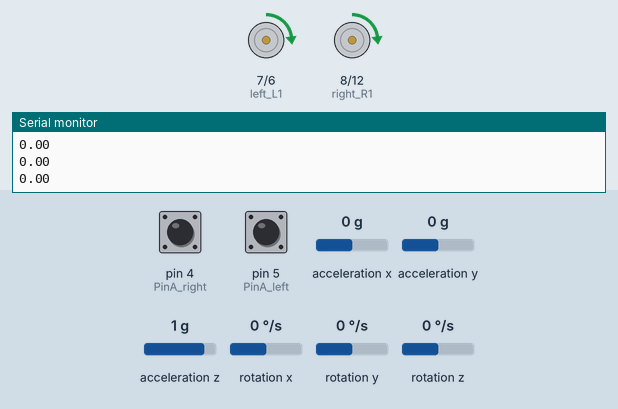
A sketch run on a simulated Arduino Uno, built with avr-gcc and run on an emulated ATmega328P. On the bench: motor-driver pin pairs drawn as motors (green arrow = first pin HIGH = forward, orange = second pin HIGH = backward, longer = more drive, scaled by the enable pin), the last lines printed to the serial monitor. Inputs (shaded band) come from the test bench; at power-on: rotation x 0 °/s, acceleration y 0 g, acceleration z 1 g, pin 4 (PinA_right) LOW, pin 5 (PinA_left) LOW, acceleration x 0 g, rotation y 0 °/s, rotation z 0 °/s.

Above: at 2.7 s.
2.8 s: rotation x set to -84 °/s
At 3.9 s:
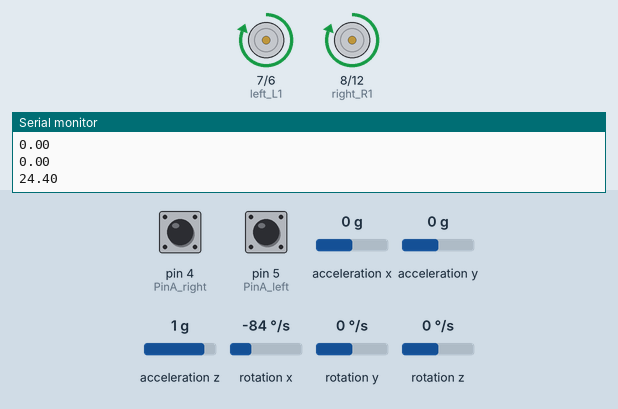
5.8 s: acceleration y set to 0.8 g
7.5 s: rotation x set to -192 °/s
At 10.0 s:
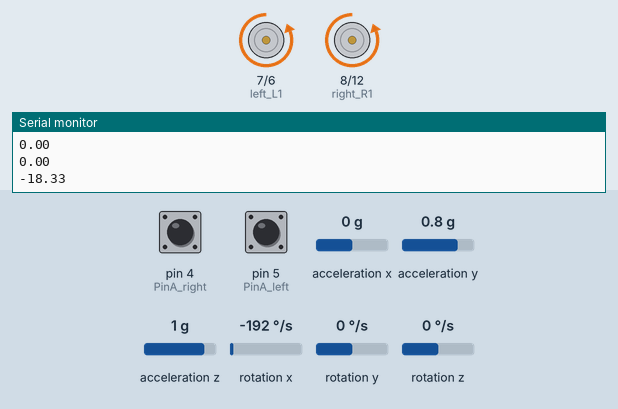
10.5 s: acceleration z set to 0.4 g
13.1 s: acceleration z set to 0.1 g
At 14.0 s:
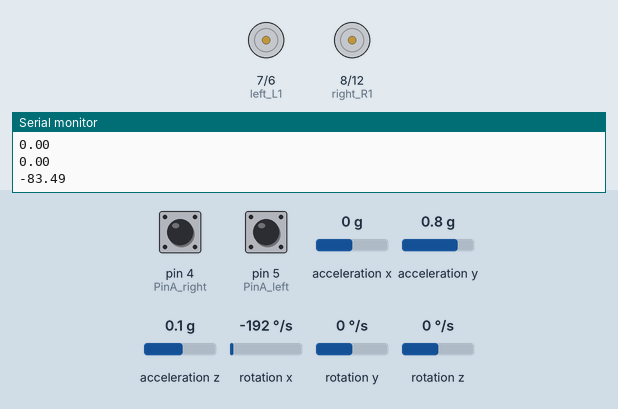
15.1 s: acceleration z set to 0.8 g
At 15.6 s:
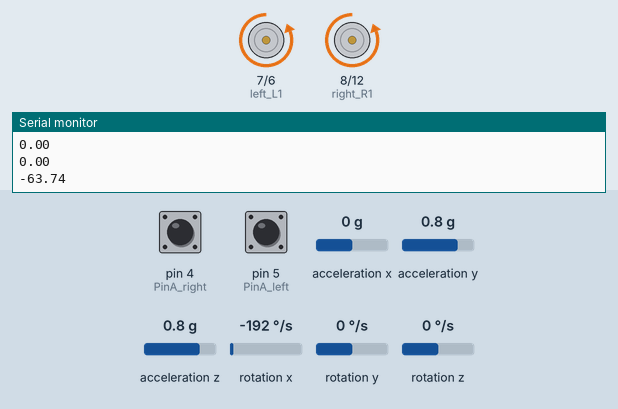
Timing chart, 0 to 17.7 s (numbered marks = the images above; inputs shaded):
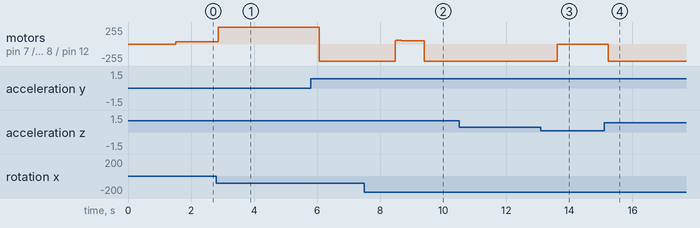

Measured:
- the behaviour switches between 0.3 and 0.2 g on acceleration z (found by bisection; images 2 and 3)
- after the input at 2.8 s, motor on pin 7 (left_L1) / pin 6 (left_L2), motor on pin 8 (right_R1) / pin 12 (right_R2): forward 34/255 → forward 255/255 after 0.07 s
- after the input at 7.5 s, motor on pin 7 (left_L1) / pin 6 (left_L2), motor on pin 8 (right_R1) / pin 12 (right_R2): rises from backward 255/255 to forward 58/255 in 0.08 s, then falls to backward 255/255 in 0.84 s
- after the input at 13.1 s, motor on pin 7 (left_L1) / pin 6 (left_L2), motor on pin 8 (right_R1) / pin 12 (right_R2): backward 255/255 → stopped after 0.52 s
- after the input at 15.1 s, motor on pin 7 (left_L1) / pin 6 (left_L2), motor on pin 8 (right_R1) / pin 12 (right_R2): stopped → backward 255/255 after 0.13 s

The sketch:

10_Speed_loop.ino
```cpp
#include <MsTimer2.h>        //internal timer 2
#include <PinChangeInt.h>    //This library file can make all pins on the UNO board as external interrupts.
#include <MPU6050.h>      //MPU6050 library
#include <Wire.h>        //IIC library

MPU6050 mpu6050;     //Instantiate an MPU6050 object; name mpu6050
int16_t ax, ay, az, gx, gy, gz;     // Define three-axis acceleration, three-axis gyroscope variables

//TB6612 pins
const int right_R1=8;
const int right_R2=12;
const int PWM_R=10;
const int left_L1=7;
const int left_L2=6;
const int PWM_L=9;

///////////////////////angle parameters//////////////////////////////
float angle_X; //Calculate the tilt angle variable about the X axis from the acceleration
float angle_Y; //Calculate the tilt angle variable about the Y axis from the acceleration
float angle0 = 1; //Actual measured angle (ideally 0 degrees)
float Gyro_x,Gyro_y,Gyro_z;  //Angular angular velocity by gyroscope calculation
///////////////////////angle parameters//////////////////////////////

///////////////////////Kalman_Filter////////////////////////////
float Q_angle = 0.001;  //Covariance of gyroscope noise
float Q_gyro = 0.003;    //Covariance of gyroscope drift noise
float R_angle = 0.5;    //Covariance of accelerometer
char C_0 = 1;
float dt = 0.005; // The value of dt is the filter sampling time.
float K1 = 0.05; //a function containing the Kalman gain is used to calculate the deviation of the optimal estimate
float K_0,K_1,t_0,t_1;
float angle_err;
float q_bias;    //Gyro drift

float accelz = 0;
float angle;
float angleY_one;
float angle_speed;

float Pdot[4] = { 0, 0, 0, 0};
float P[2][2] = {{ 1, 0 }, { 0, 1 }};
float  PCt_0, PCt_1, E;
//////////////////////Kalman_Filter/////////////////////////

//////////////////////PID parameters///////////////////////////////
double kp = 34, ki = 0, kd = 0.62;                   //angle loop parameters
double kp_speed = 3.6, ki_speed = 0.080, kd_speed = 0;   // speed loop parameters
double setp0 = 0; //angle balance point
int PD_pwm;  //angle output
float pwm1=0,pwm2=0;

//////////////////Interrupt speed measurement/////////////////////////////
#define PinA_left 5  //external interrupts
#define PinA_right 4   //external interrupts
volatile long count_right = 0;//Used to calculate the pulse value calculated by the Hall encoder (the volatile long type is to ensure the value is valid)
volatile long count_left = 0;
int speedcc = 0;
//////////////////////pulse calculation/////////////////////////
int lz = 0;
int rz = 0;
int rpluse = 0;
int lpluse = 0;
int pulseright,pulseleft;
////////////////////////////////PI variable parameters//////////////////////////
float speeds_filterold=0;
float positions=0;
int flag1;
double PI_pwm;
int cc;
int speedout;
float speeds_filter;

void setup()
{
  // set the pins of motor to OUTPUT
  pinMode(right_R1,OUTPUT);
  pinMode(right_R2,OUTPUT);
  pinMode(left_L1,OUTPUT);
  pinMode(left_L2,OUTPUT);
  pinMode(PWM_R,OUTPUT);
  pinMode(PWM_L,OUTPUT);

  //assign initial state value
  digitalWrite(right_R1,1);
  digitalWrite(right_R2,0);
  digitalWrite(left_L1,0);
  digitalWrite(left_L2,1);
  analogWrite(PWM_R,0);
  analogWrite(PWM_L,0);

  pinMode(PinA_left, INPUT);  //speed code wheel input
  pinMode(PinA_right, INPUT);

  // join I2C bus
  Wire.begin();                            //join I2C bus sequence
  Serial.begin(9600);                       //open the serial monitor to set the baud rate to 9600
  delay(1500);
  mpu6050.initialize();                       //initialize MPU6050
  delay(2);

  //5ms; use timer2 to set timer interruption (note：using timer2 will affect the PWM output of pin3 pin11)
  MsTimer2::set(5, DSzhongduan);    //5ms ; execute the function DSzhongduan once
  MsTimer2::start();    //start interrupt
}

void loop()
{
  Serial.println(angle);
  delay(100);
  #if  1
  Serial.println(PD_pwm);
  Serial.println(pwm1);
  Serial.println(pwm2);
  Serial.print("pulseright = ");
  Serial.println(pulseright);
  Serial.print("pulseleft = ");
  Serial.println(pulseleft);
  Serial.println(PI_pwm);
  Serial.println(speeds_filter);
  Serial.println (positions);
  #endif
  //External interrupt for calculating wheel speed
  attachPinChangeInterrupt(PinA_left, Code_left, CHANGE);          //PinA_left Level change triggers external interrupt; execute subfunction Code_left
  attachPinChangeInterrupt(PinA_right, Code_right, CHANGE);       //PinA_right Level change triggers external interrupt; execute subfunction Code_right
}

/////////////////////Hall calculation/////////////////////////
//left speed code wheel count
void Code_left()
{
  count_left ++;
}
//Right speed code wheel count
void Code_right()
{
  count_right ++;
}
////////////////////pulse calculation///////////////////////
void countpluse()
{
  lz = count_left;     //Assign the value counted by the code wheel to lz
  rz = count_right;

  count_left = 0;     //Clear the code counter count
  count_right = 0;

  lpluse = lz;
  rpluse = rz;

  if ((pwm1 < 0) && (pwm2 < 0))                     //judge the moving direction; if backwards（PWM, namely motor voltage is negative）, pulse number is a negative number
  {
    rpluse = -rpluse;
    lpluse = -lpluse;
  }
  else if ((pwm1 > 0) && (pwm2 > 0))                 // if backwards（PWM, namely motor voltage is positive）, pulse number is a positive number
  {
    rpluse = rpluse;
    lpluse = lpluse;
  }
  else if ((pwm1 < 0) && (pwm2 > 0))                 //Judge turning direction of the car;  turn left; Right pulse number is a positive number; Left pulse number is a negative number.
  {
    rpluse = rpluse;
    lpluse = -lpluse;
  }
  else if ((pwm1 > 0) && (pwm2 < 0))               //Judge turning direction of the car;  turn right; Right pulse number is a negative number; Left pulse number is a positive number.
  {
    rpluse = -rpluse;
    lpluse = lpluse;
  }

  //enter interrupts per 5ms; pulse number superposes
  pulseright += rpluse;
  pulseleft += lpluse;
}

/////////////////////////////////interrupts////////////////////////////
void DSzhongduan()
{
  sei();  //Allow global interrupts
  countpluse();        //Pulse superposition subfunction
  mpu6050.getMotion6(&ax, &ay, &az, &gx, &gy, &gz);     //IIC to get MPU6050 six-axis data  ax ay az gx gy gz
  angle_calculate(ax, ay, az, gx, gy, gz, dt, Q_angle, Q_gyro, R_angle, C_0, K1);      //get angle and Kalman filtering
  PD();         //angle loop PD control
  anglePWM();

  cc++;
  if(cc>=8)     //5*8=40，40ms entering once speed PI algorithm
  {
    speedpiout();
    cc=0;  //Clear
  }
}
///////////////////////////////////////////////////////////

/////////////////////////////angle calculation///////////////////////
void angle_calculate(int16_t ax,int16_t ay,int16_t az,int16_t gx,int16_t gy,int16_t gz,float dt,float Q_angle,float Q_gyro,float R_angle,float C_0,float K1)
{
  float Angle = -atan2(ay , az) * (180/ PI);           //Radial rotation angle calculation formula; negative sign is direction processing
  Gyro_x = -gx / 131;              //The X-axis angular velocity calculated by the gyroscope; the negative sign is the direction processing
  Kalman_Filter(Angle, Gyro_x);            //Kalman Filtering
  //Rotation angle Z-axis parameter
  Gyro_z = -gz / 131;                      //Z-axis angular velocity
  //accelz = az / 16.4;

  float angleAx = -atan2(ax, az) * (180 / PI); //Calculate the angle with the x-axis
  Gyro_y = -gy / 131.00; //Y-axis angular velocity
  Yiorderfilter(angleAx, Gyro_y); //first-order filtering
}
////////////////////////////////////////////////////////////////

///////////////////////////////KalmanFilter/////////////////////
void Kalman_Filter(double angle_m, double gyro_m)
{
  angle += (gyro_m - q_bias) * dt;          //Prior estimate
  angle_err = angle_m - angle;

  Pdot[0] = Q_angle - P[0][1] - P[1][0];    //Differential of azimuth error covariance
  Pdot[1] = - P[1][1];
  Pdot[2] = - P[1][1];
  Pdot[3] = Q_gyro;

  P[0][0] += Pdot[0] * dt;    //A priori estimation error covariance differential integral
  P[0][1] += Pdot[1] * dt;
  P[1][0] += Pdot[2] * dt;
  P[1][1] += Pdot[3] * dt;

  //Intermediate variable of matrix multiplication
  PCt_0 = C_0 * P[0][0];
  PCt_1 = C_0 * P[1][0];
  //Denominator
  E = R_angle + C_0 * PCt_0;
  //gain value
  K_0 = PCt_0 / E;
  K_1 = PCt_1 / E;

  t_0 = PCt_0;  //Intermediate variable of matrix multiplication
  t_1 = C_0 * P[0][1];

  P[0][0] -= K_0 * t_0;    //Posterior estimation error covariance
  P[0][1] -= K_0 * t_1;
  P[1][0] -= K_1 * t_0;
  P[1][1] -= K_1 * t_1;

  q_bias += K_1 * angle_err;    //Posterior estimate
  angle_speed = gyro_m - q_bias;   //The differential of the output value gives the optimal angular velocity
  angle += K_0 * angle_err; ////Posterior estimation to get the optimal angle
}

/////////////////////first-order filtering/////////////////
void Yiorderfilter(float angle_m, float gyro_m)
{
  angleY_one = K1 * angle_m + (1 - K1) * (angleY_one + gyro_m * dt);
}

//////////////////angle PD////////////////////
void PD()
{
  PD_pwm = kp * (angle + angle0) + kd * angle_speed; //PD angle loop control
}

//////////////////speed PI////////////////////
void speedpiout()
{
  float speeds = (pulseleft + pulseright) * 1.0;      //Vehicle speed  pulse value
  pulseright = pulseleft = 0;      //Clear
  speeds_filterold *= 0.7;         //first-order complementary filtering
  speeds_filter = speeds_filterold + speeds * 0.3;
  speeds_filterold = speeds_filter;
  positions += speeds_filter;
  positions = constrain(positions, -3550,3550);    //Anti-integral saturation
  PI_pwm = ki_speed * (setp0 - positions) + kp_speed * (setp0 - speeds_filter);      //speed loop control PI
}
//////////////////speed PI////////////////////


////////////////////////////PWM end value/////////////////////////////
void anglePWM()
{
  pwm2=-PD_pwm - PI_pwm ;           //assign the final value of PWM to motor
  pwm1=-PD_pwm - PI_pwm ;

  if(pwm1>255)             //limit PWM value not greater than 255
  {
    pwm1=255;
  }
  if(pwm1<-255)
  {
    pwm1=-255;
  }
  if(pwm2>255)
  {
    pwm2=255;
  }
  if(pwm2<-255)
  {
    pwm2=-255;
  }

  if(angle>80 || angle<-80)      // the inclined angle of balance car is greater than 45°, motor will stop.
  {
    pwm1=pwm2=0;
  }

 if(pwm2>=0)         // determine the motor’s steering and speed according to the positive and negative of PWM
  {
    digitalWrite(left_L1,LOW);
    digitalWrite(left_L2,HIGH);
    analogWrite(PWM_L,pwm2);
  }
  else
  {
    digitalWrite(left_L1,HIGH);
    digitalWrite(left_L2,LOW);
    analogWrite(PWM_L,-pwm2);
  }

  if(pwm1>=0)
  {
    digitalWrite(right_R1,LOW);
    digitalWrite(right_R2,HIGH);
    analogWrite(PWM_R,pwm1);
  }
  else
  {
    digitalWrite(right_R1,HIGH);
    digitalWrite(right_R2,LOW);
    analogWrite(PWM_R,-pwm1);
  }
}
```
